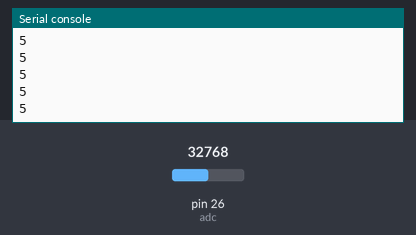
Recording of a program running on a simulated MicroPython board. Shown: the last lines printed to the serial console. The test bench sets the inputs (shaded band); at power-on: pin 26 (adc) = 32768 (analog values on the 0–65535 scale).

Above: at 1.2 s.
1.3 s: pin 26 (adc) set to 45874
At 1.31 s:
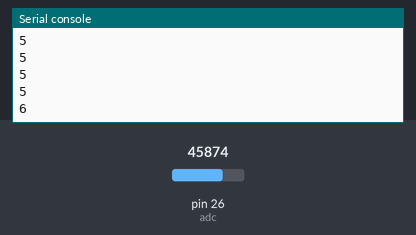
2.8 s: pin 26 (adc) set to 57670
At 2.81 s:
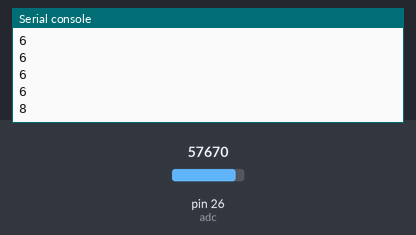
Timing chart, 0 to 5.8 s (numbered marks = the images above; inputs shaded):
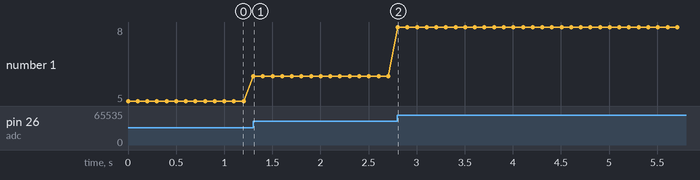

Measured:
- after the input at 1.3 s, the serial console: prints a new line at once (image 1)
- after the input at 2.8 s, the serial console: prints a new line at once (image 2)
- plotted number 1: 5 → 6 after the input at 1.3 s, 6 → 8 after the input at 2.8 s

The program:

Exemple_7_ADC.py
```python
from machine import Pin, ADC # importe dans le code la lib qui permet de gerer les Pin de sortie et de reception de signaux analogique
import time # importe dans le code la lib qui permet de gerer le temps

adc = ADC(Pin(26, mode=Pin.IN)) # on prescise au programme que la pin 26 est une entré de type ADC

while True:# boucle infini
    val = adc.read_u16() # elle lit la valeur converti entre 0 et 65535
    val = val * (10 / 65535) # produit en crois pour retrouver le voltage
    print(int(val)) # ecrire la valeur de val en arrondisant à l'entier
    time.sleep_ms(100) # attendre 100ms => 0.1 seconde
```
